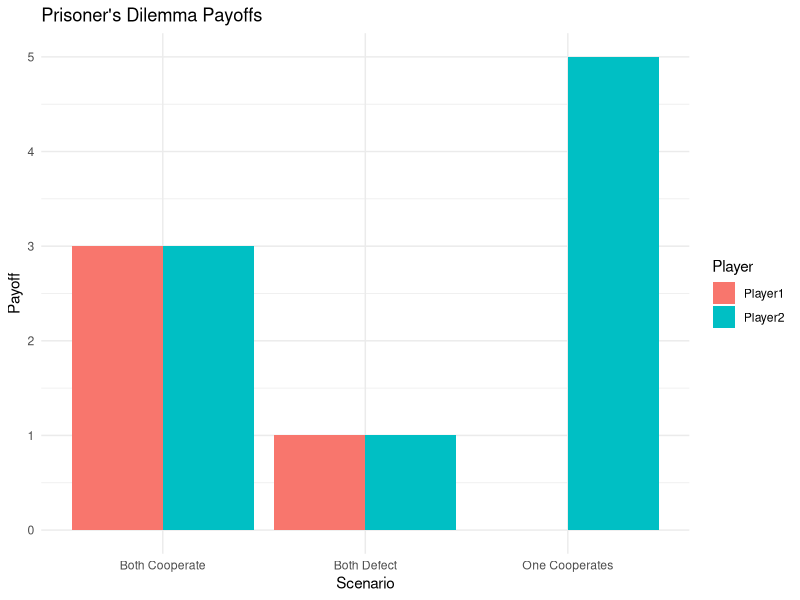

The R script that drew this image:
## ---- chunk 1
knitr::opts_chunk$set(echo = TRUE)
## ---- chunk 2
library(tidyverse)
payoff_matrix <- matrix(c(3, 0, 5, 1), nrow = 2, byrow = TRUE)
colnames(payoff_matrix) <- c("Cooperate", "Defect")
rownames(payoff_matrix) <- c("Cooperate", "Defect")
## ---- chunk 3
simulate_game <- function(player1_decision, player2_decision) {
  payoff <- payoff_matrix[player1_decision, player2_decision]
  payoff[2] <- payoff_matrix[player2_decision, player1_decision]
  return(payoff)
}
## ---- chunk 4
# Both Cooperate
both_cooperate <- simulate_game("Cooperate", "Cooperate")

# Both Defect
both_defect <- simulate_game("Defect", "Defect")

# Player 1 Cooperates, Player 2 Defects
one_cooperates <- simulate_game("Cooperate", "Defect")

# Store the results in a data frame for visualization
results <- data.frame(Scenario = c("Both Cooperate", "Both Defect", "One Cooperates"),
                      Payoff_Player1 = c(both_cooperate[1], both_defect[1], one_cooperates[1]),
                      Payoff_Player2 = c(both_cooperate[2], both_defect[2], one_cooperates[2]))
## ---- chunk 5
results %>% 
  pivot_longer(cols = starts_with('Payoff'), 
               names_to = 'player',
               values_to = 'payoff') %>% 
  mutate(player = str_replace(player, "Payoff_", "")) %>%
  ggplot(aes(x = Scenario, y = payoff, fill = player)) +
  geom_bar(stat = "identity", position = "dodge") +
  labs(title = "Prisoner's Dilemma Payoffs", x = "Scenario", y = "Payoff",
       fill = "Player") +
  theme_minimal()
